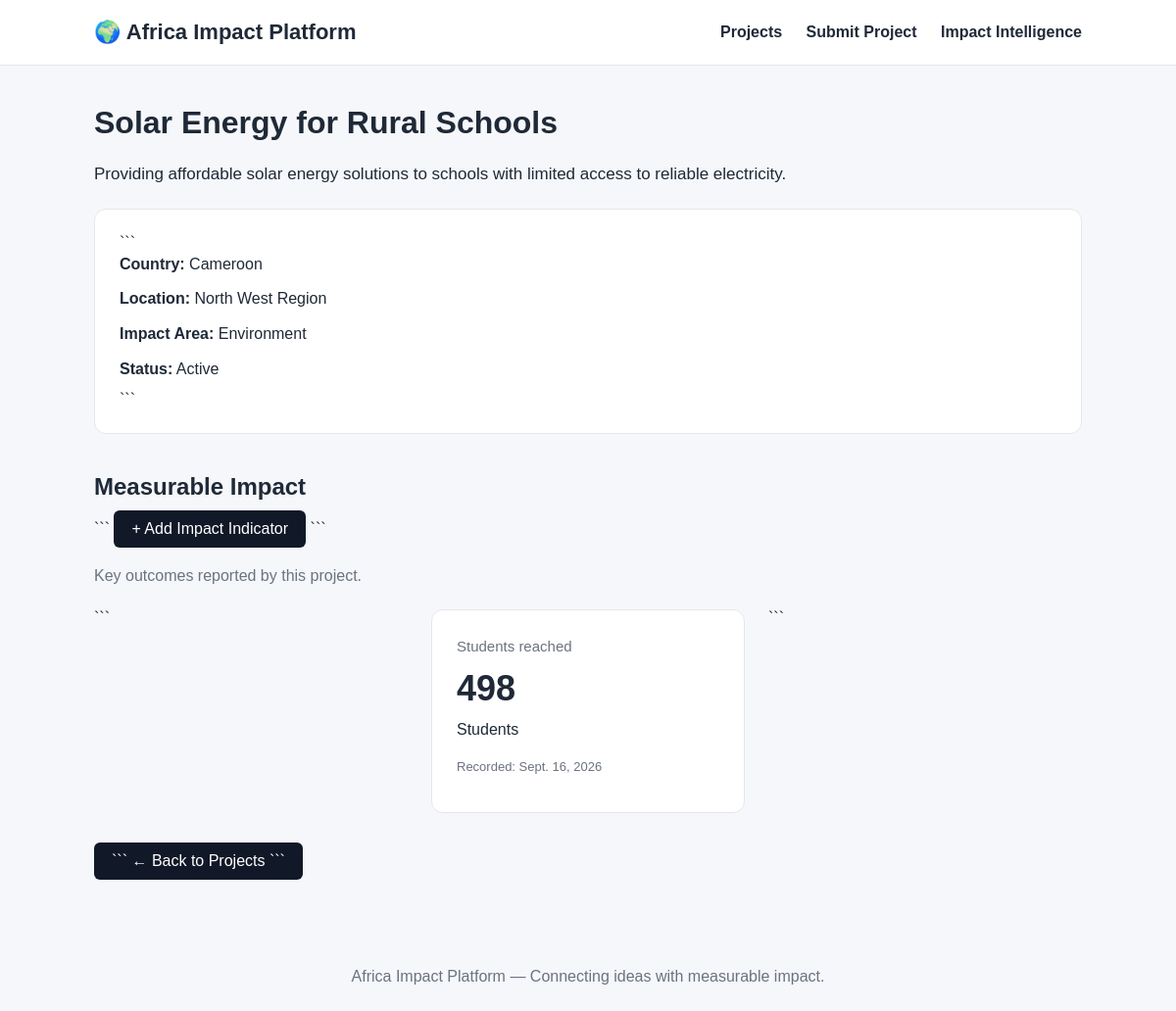
/projects/1/, run on an earlier commit of the app's database.
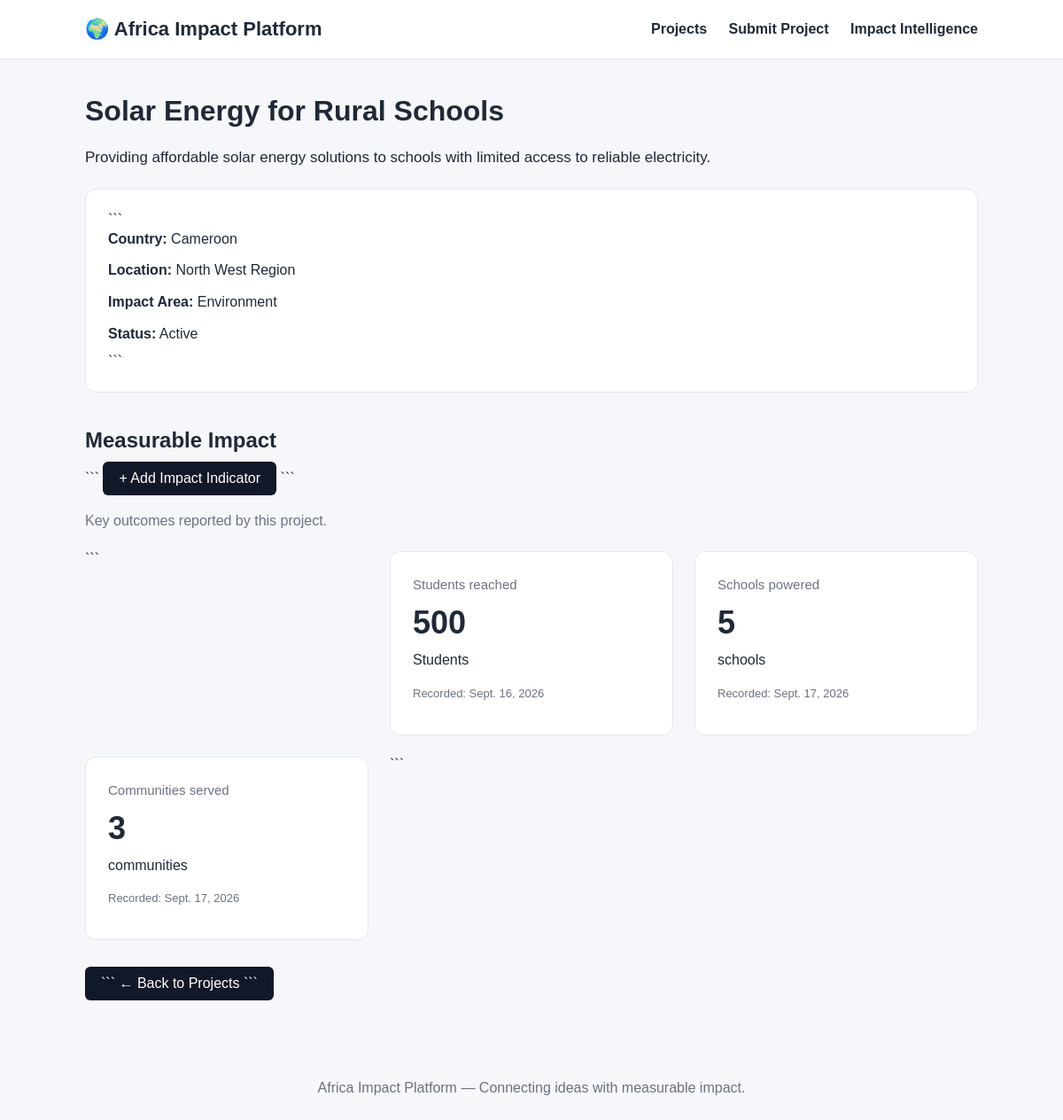
And on a later commit of the database.
### core/models.py (models this page shows, shortened)
class ImpactRecord(models.Model):
    METRIC_CATEGORIES = [
        ("people", "People"),
        ("education", "Education"),
        ("health", "Health"),
        ("infrastructure", "Infrastructure"),
        ("employment", "Employment"),
        ("agriculture", "Agriculture"),
        ("community", "Community"),
        ("environment", "Environment"),
        ("other", "Other"),
    ]
    project = models.ForeignKey(
        ImpactProject,
        on_delete=models.CASCADE,
        related_name="impact_records",
    )
    metric = models.CharField(
        max_length=100
    )
    category = models.CharField(
        max_length=50,
        choices=METRIC_CATEGORIES,
        default="other",
    )
    value = models.FloatField()
    unit = models.CharField(
        max_length=50
    )
    recorded_at = models.DateField()

### core/views.py (the view)
def project_detail(request, project_id):
    project = get_object_or_404(
        ImpactProject,
        id=project_id,
    )
    return render(
        request,
        "core/project_detail.html",
        {
            "project": project,
        },
    )

### core/templates/core/project_detail.html (shortened to what this page needs)
{% extends "core/base.html" %}
{% block content %}
<h1>{{ project.name }}</h1>
<p style="
    margin: 20px 0;
    line-height: 1.7;
    font-size: 17px;
">
    {{ project.description }}
</p>
<div class="card">
```
<p>
    <strong>Country:</strong>
    {{ project.country }}
</p>
<p>
    <strong>Location:</strong>
    {{ project.location }}
</p>
<p>
    <strong>Impact Area:</strong>
    {{ project.get_impact_area_display }}
</p>
<p>
    <strong>Status:</strong>
    {{ project.get_status_display }}
</p>
```
</div>
<h2 style="margin-top: 40px;">
    Measurable Impact
</h2>
<div style="margin-bottom: 20px;">
```
<a
    href="{% url 'add_impact_record' project.id %}"
    class="button"
>
    + Add Impact Indicator
</a>
```
</div>
<p style="
    margin: 10px 0 25px;
    color: #6b7280;
">
    Key outcomes reported by this project.
</p>
<div class="projects">
```
{% for record in project.impact_records.all %}
    <div class="card">
        <p style="
            font-size: 15px;
            color: #6b7280;
            margin-bottom: 10px;
        ">
            {{ record.metric }}
        </p>
        <h2 style="
            font-size: 36px;
            margin-bottom: 8px;
        ">
            {{ record.value|floatformat:"0" }}
        </h2>
        <p>
            {{ record.unit }}
        </p>
        <p style="
            margin-top: 15px;
            font-size: 13px;
            color: #6b7280;
        ">
            Recorded: {{ record.recorded_at }}
        </p>
    </div>
{% empty %}
    <div class="card">
        <p>
            No impact metrics have been recorded yet.
        </p>
    </div>
{% endfor %}
```
</div>
<a
href="{% url 'project_list' %}"
class="button"
style="margin-top: 30px;"
>
```
← Back to Projects
```
</a>
{% endblock %}

What changed in the data, as far as the page shows it:
changed ImpactRecord "Students": value "498" → "500"
added ImpactRecord: metric "Schools powered", value "5", unit "schools", recorded_at "Sept. 17, 2026"
added ImpactRecord: metric "Communities served", value "3", unit "communities", recorded_at "Sept. 17, 2026"
